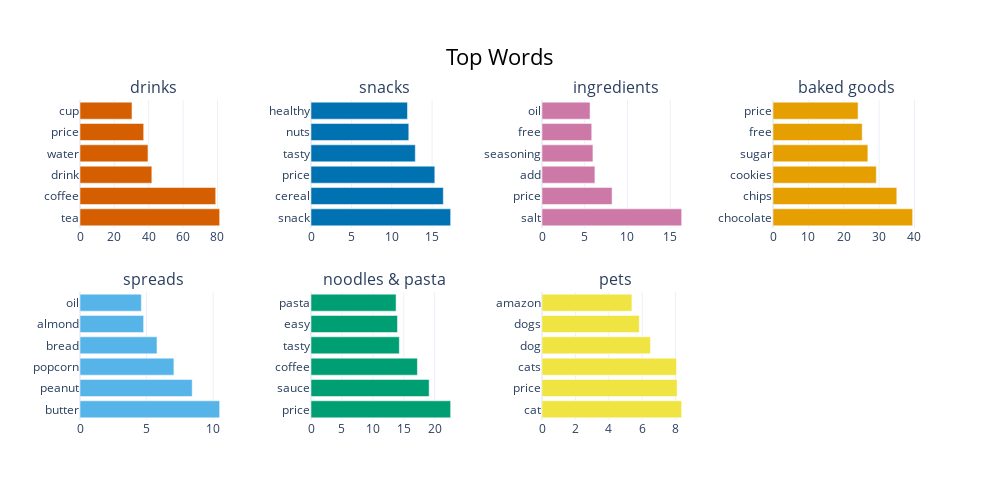

The notebook cell this image was saved under:
### Code cell
visualise_top_words(data, 7)

### Figure 1 — Plotly figure (JSON) as saved in the notebook; plotly's stock layout.template omitted (floating-point values rounded to 4 significant figures)
{"data": [{"marker": {"color": "#D55E00"}, "orientation": "h", "type": "bar", "x": [81.28, 78.99, 41.81, 39.56, 37.06, 30.26], "xaxis": "x", "y": ["tea", "coffee", "drink", "water", "price", "cup"], "yaxis": "y"}, {"marker": {"color": "#0072B2"}, "orientation": "h", "type": "bar", "x": [17.29, 16.39, 15.33, 12.92, 12.11, 11.95], "xaxis": "x2", "y": ["snack", "cereal", "price", "tasty", "nuts", "healthy"], "yaxis": "y2"}, {"marker": {"color": "#CC79A7"}, "orientation": "h", "type": "bar", "x": [16.34, 8.2, 6.19, 5.958, 5.817, 5.623], "xaxis": "x3", "y": ["salt", "price", "add", "seasoning", "free", "oil"], "yaxis": "y3"}, {"marker": {"color": "#E69F00"}, "orientation": "h", "type": "bar", "x": [39.48, 35.0, 29.21, 26.82, 25.22, 24.05], "xaxis": "x4", "y": ["chocolate", "chips", "cookies", "sugar", "free", "price"], "yaxis": "y4"}, {"marker": {"color": "#56B4E9"}, "orientation": "h", "type": "bar", "x": [10.48, 8.424, 7.05, 5.781, 4.775, 4.604], "xaxis": "x5", "y": ["butter", "peanut", "popcorn", "bread", "almond", "oil"], "yaxis": "y5"}, {"marker": {"color": "#009E73"}, "orientation": "h", "type": "bar", "x": [22.57, 19.1, 17.2, 14.28, 13.98, 13.75], "xaxis": "x6", "y": ["price", "sauce", "coffee", "tasty", "easy", "pasta"], "yaxis": "y6"}, {"marker": {"color": "#F0E442"}, "orientation": "h", "type": "bar", "x": [8.363, 8.088, 8.056, 6.494, 5.821, 5.384], "xaxis": "x7", "y": ["cat", "price", "cats", "dog", "dogs", "amazon"], "yaxis": "y7"}], "layout": {"annotations": [{"font": {"size": 16}, "showarrow": false, "text": "drinks", "x": 0.0875, "xanchor": "center", "xref": "paper", "y": 1, "yanchor": "bottom", "yref": "paper"}, {"font": {"size": 16}, "showarrow": false, "text": "snacks", "x": 0.3625, "xanchor": "center", "xref": "paper", "y": 1, "yanchor": "bottom", "yref": "paper"}, {"font": {"size": 16}, "showarrow": false, "text": "ingredients", "x": 0.6375, "xanchor": "center", "xref": "paper", "y": 1, "yanchor": "bottom", "yref": "paper"}, {"font": {"size": 16}, "showarrow": false, "text": "baked goods", "x": 0.9125, "xanchor": "center", "xref": "paper", "y": 1, "yanchor": "bottom", "yref": "paper"}, {"font": {"size": 16}, "showarrow": false, "text": "spreads", "x": 0.0875, "xanchor": "center", "xref": "paper", "y": 0.4, "yanchor": "bottom", "yref": "paper"}, {"font": {"size": 16}, "showarrow": false, "text": "noodles & pasta", "x": 0.3625, "xanchor": "center", "xref": "paper", "y": 0.4, "yanchor": "bottom", "yref": "paper"}, {"font": {"size": 16}, "showarrow": false, "text": "pets", "x": 0.6375, "xanchor": "center", "xref": "paper", "y": 0.4, "yanchor": "bottom", "yref": "paper"}], "height": 500, "hoverlabel": {"bgcolor": "white", "font": {"family": "Rockwell", "size": 16}}, "showlegend": false, "title": {"font": {"color": "Black", "size": 22}, "text": "Top Words", "x": 0.5, "xanchor": "center", "yanchor": "top"}, "width": 1000, "xaxis": {"anchor": "y", "domain": [0, 0.175]}, "xaxis2": {"anchor": "y2", "domain": [0.275, 0.45]}, "xaxis3": {"anchor": "y3", "domain": [0.55, 0.725]}, "xaxis4": {"anchor": "y4", "domain": [0.825, 1]}, "xaxis5": {"anchor": "y5", "domain": [0, 0.175]}, "xaxis6": {"anchor": "y6", "domain": [0.275, 0.45]}, "xaxis7": {"anchor": "y7", "domain": [0.55, 0.725]}, "xaxis8": {"anchor": "y8", "domain": [0.825, 1]}, "yaxis": {"anchor": "x", "domain": [0.6, 1]}, "yaxis2": {"anchor": "x2", "domain": [0.6, 1]}, "yaxis3": {"anchor": "x3", "domain": [0.6, 1]}, "yaxis4": {"anchor": "x4", "domain": [0.6, 1]}, "yaxis5": {"anchor": "x5", "domain": [0, 0.4]}, "yaxis6": {"anchor": "x6", "domain": [0, 0.4]}, "yaxis7": {"anchor": "x7", "domain": [0, 0.4]}, "yaxis8": {"anchor": "x8", "domain": [0, 0.4]}}}
